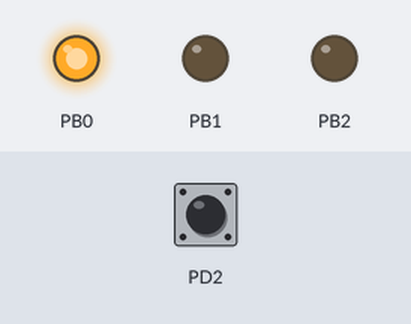
Bench run of a program on a simulated ATmega328P, built with avr-gcc and emulated at 16 MHz. Shown: output pins drawn as LEDs (lit = HIGH). Inputs (shaded band) come from the test bench; at power-on: PD2 HIGH.

Above: at 1.2 s.
1.3 s: PD2 pulled LOW for 0.15 s
At 21.9 s:
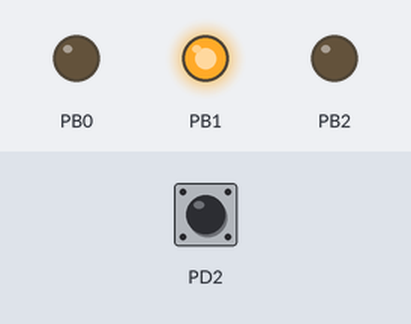
At 25.4 s:
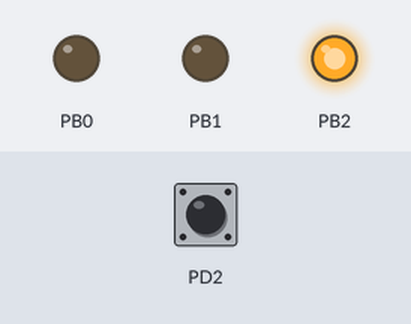
Timing chart, 0 to 25.9 s (numbered marks = the images above; inputs shaded):
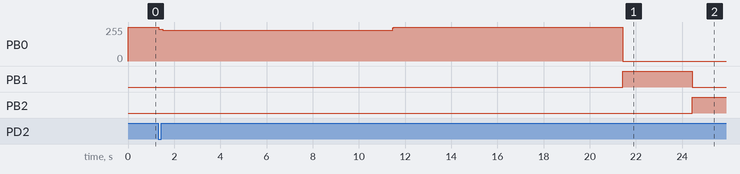

The program:

main.c
```c
/*
 * Traffic_Light.c
 *
 * Created: 2026-06-08 6:10:51 AM
 * Author : fedbi
 */

#define F_CPU 16000000UL
#include <avr/io.h>
#include <avr/interrupt.h>

typedef enum {
	Green_LED,
	Yellow_LED,
	Red_LED
	}Light_t;

typedef enum {
		normal_mode,
		interrupt_mode
	}Modes;

volatile Modes stat = normal_mode;
volatile Light_t order = Green_LED;
volatile uint16_t ms=0;

ISR(TIMER0_COMPA_vect)
{
	ms++;
}

ISR(INT0_vect)
{
	stat =interrupt_mode;
	ms=0;
}


int main(void)
{
	DDRD &= ~(1<<DDD2);   //Setting portD2 as input
	PORTD |= (1<<PORTD2);  //enabling internal pull-up

	DDRB |= ((1<<DDB0)|(1<<DDB1)|(1<<DDB2));  //setting portB0-2 as output
	PORTB &= ~(0x07);   // clears PB0-2
	TCNT0 =0;
	TCCR0A =0x02;  //setting CTC mode WGM01=1, WGM00=0
	TCCR0B =0x03;  //prescaler 64
	OCR0A =249;

	/* intterupts */
	TIMSK0 |= (1 << OCIE0A);  //timer intterupt
	EIMSK |= (1 << INT0);    //external interrupts
	EICRA &= ~((1<<ISC01) | (1<<ISC00));           //external interrupts low triggering
	sei();


    PORTB |=(1<<PORTB0);  //turn green LED ON

    while (1)
    {
		if (stat == normal_mode)
		{
			switch (order)
			{
				case Green_LED:
				if (ms >= 10000)
				{
					PORTB &= ~(0x07);   // clears PB0-2
					PORTB |=(1<<PORTB1);  //turn yellow LED ON
					order = Yellow_LED;
					ms=0;
				}
				break;
				case Yellow_LED:
				if (ms >= 3000)
				{
					PORTB &= ~(0x07);   // clears PB0-2
					PORTB |=(1<<PORTB2);  //turn red LED ON
					order = Red_LED;
					ms=0;
				}
				break;

				case Red_LED:
				if (ms >= 10000)
				{
					PORTB &= ~(0x07);   // clears PB0-2
					PORTB |=(1<<PORTB0);  //turn Green LED ON
					order = Green_LED;
					ms=0;
				}
			    break;
			}
		}
		if (stat ==interrupt_mode)
		{
			PORTB &= ~(0x07);   // clears PB0-2
			PORTB |=(1<<PORTB0);  //turn Green LED ON
			if (ms >10000)
			{
				stat =normal_mode;
				order = Green_LED;
				ms=0;
			}
		}
    }
}
```
